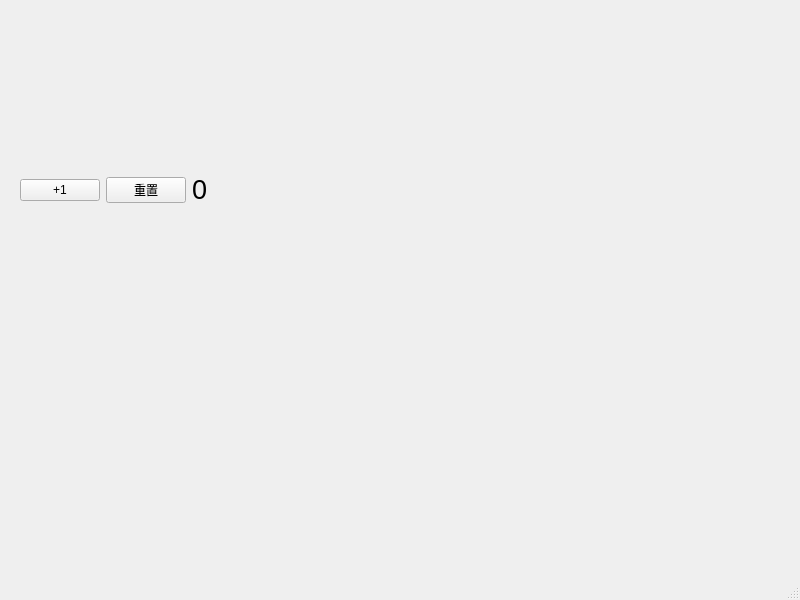
<?xml version="1.0" encoding="UTF-8"?>
<ui version="4.0">
 <class>MainWindow</class>
 <widget class="QMainWindow" name="MainWindow">
  <property name="geometry">
   <rect>
    <x>0</x>
    <y>0</y>
    <width>800</width>
    <height>600</height>
   </rect>
  </property>
  <property name="windowTitle">
   <string>MainWindow</string>
  </property>
  <widget class="QWidget" name="centralwidget">
   <widget class="QWidget" name="">
    <property name="geometry">
     <rect>
      <x>20</x>
      <y>170</y>
      <width>219</width>
      <height>40</height>
     </rect>
    </property>
    <layout class="QHBoxLayout" name="horizontalLayout">
     <item>
      <widget class="QPushButton" name="btnAdd">
       <property name="text">
        <string>+1</string>
       </property>
      </widget>
     </item>
     <item>
      <widget class="QPushButton" name="btnReset">
       <property name="text">
        <string>重置</string>
       </property>
      </widget>
     </item>
     <item>
      <widget class="QLabel" name="lblCount">
       <property name="text">
        <string>&lt;html&gt;&lt;head/&gt;&lt;body&gt;&lt;p&gt;&lt;span style=&quot; font-size:20pt;&quot;&gt;0&lt;/span&gt;&lt;/p&gt;&lt;/body&gt;&lt;/html&gt;</string>
       </property>
       <property name="textFormat">
        <enum>Qt::AutoText</enum>
       </property>
      </widget>
     </item>
    </layout>
   </widget>
  </widget>
  <widget class="QMenuBar" name="menubar">
   <property name="geometry">
    <rect>
     <x>0</x>
     <y>0</y>
     <width>800</width>
     <height>26</height>
    </rect>
   </property>
  </widget>
  <widget class="QStatusBar" name="statusbar"/>
 </widget>
 <resources/>
 <connections/>
</ui>
